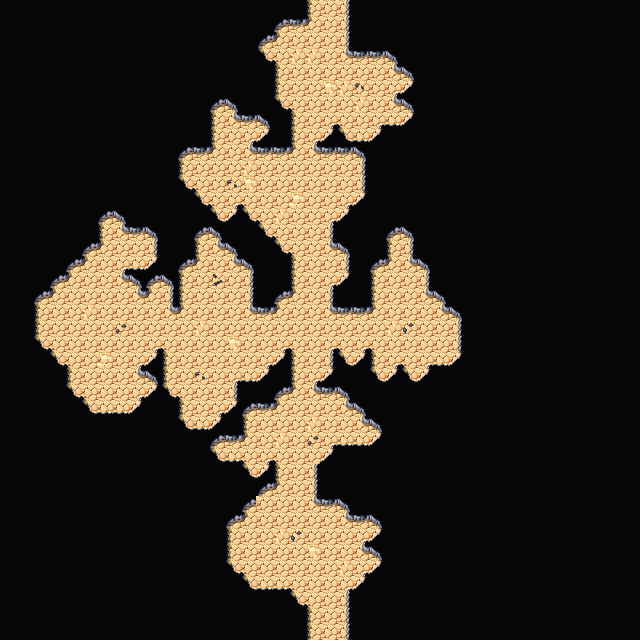

Below is a game level as drawn by its tile map, then a one-line description and the .tmx that defines it (tile-layer data replaced by summaries):
An orthogonal 40x40 tile map with 16x16 px tiles, 4 tile layers (Collision, Background, Walls, Clutter), 2 tilesets and 2 objects.

<map version="1.5" tiledversion="1.7.2" orientation="orthogonal" renderorder="right-down" width="40" height="40" tilewidth="16" tileheight="16" infinite="0" nextlayerid="7" nextobjectid="63">
 <editorsettings>
  <export target="wastetown..tmx" format="tmx" />
 </editorsettings>
 <tileset firstgid="1" source="../../../tileset/main.tsx" />
 <tileset firstgid="3477" source="../../../tileset/buildings.tsx" />
 <layer id="6" name="Collision" width="40" height="40">
  <data>[1600 cells, 0 non-empty, 0 distinct tile ids]</data>
 </layer>
 <layer id="1" name="Background" width="40" height="40">
  <data>[1600 cells, 1600 non-empty, 1 distinct tile ids]</data>
 </layer>
 <layer id="2" name="Walls" width="40" height="40">
  <data>[1600 cells, 1395 non-empty, 18 distinct tile ids]</data>
 </layer>
 <layer id="3" name="Clutter" width="40" height="40">
  <properties>
   <property name="spriteLayer" type="bool" value="true" />
  </properties>
  <data>[1600 cells, 23 non-empty, 8 distinct tile ids]</data>
 </layer>
 <objectgroup id="4" name="Objects">
  <object id="61" template="../../../obj/door_down.tx" x="319.333" y="19.3333">
   <properties>
    <property name="teleport" value="../common/maps/map/cave/cave_multilevel_4/cave_23B2.tmx" />
    <property name="teleportObjectId" value="62" />
   </properties>
  </object>
  <object id="62" template="../../../obj/door_up.tx" x="322.639" y="638.393">
   <properties>
    <property name="teleport" value="../common/maps/map/cave/cave_multilevel_4/cave_23D2.tmx" />
    <property name="teleportObjectId" value="61" />
   </properties>
  </object>
 </objectgroup>
</map>
